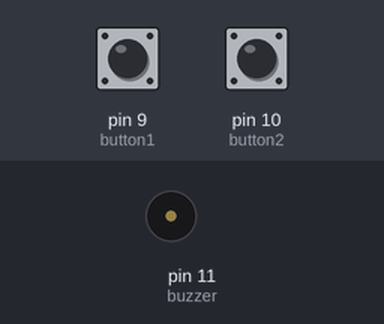
This sketch was run on a simulated Arduino Uno, built with avr-gcc and run on an emulated ATmega328P. On the bench: buzzer (waves = sounding, pin HIGH). Inputs (shaded band) come from the test bench; at power-on: pin 10 (button2) LOW, pin 9 (button1) HIGH.

Above: at 1.2 s.
1.3 s: pin 10 (button2) pulled HIGH for 0.15 s
At 1.37 s:
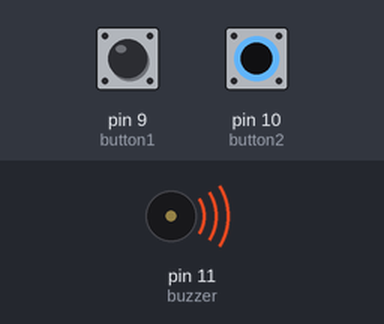
2.9 s: pin 10 (button2) pulled HIGH for 3.2 s
At 7.5 s:
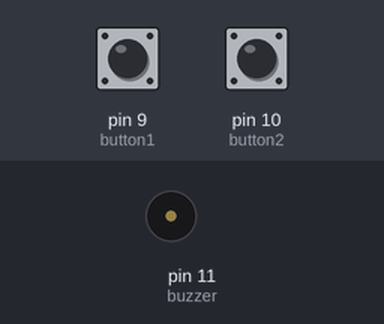
Timing chart, 0 to 9.0 s (numbered marks = the images above; inputs shaded):
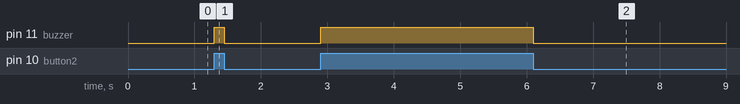

Measured:
- after the input at 1.3 s, pin 11 (buzzer): LOW → HIGH at once, → LOW 0.15 s later
- after the input at 2.9 s, pin 11 (buzzer): LOW → HIGH at once, → LOW 3.2 s later

The sketch:

sc2.ino
```cpp
// Wiring code generated from an ArduinoML model
// Application name: sc2

long debounce = 200;

enum STATE {on, off};
STATE currentState = off;

boolean button1BounceGuard = false;
long button1LastDebounceTime = 0;

boolean button2BounceGuard = false;
long button2LastDebounceTime = 0;

void setup(){
  pinMode(9, INPUT);  // button1 [Sensor]
  pinMode(10, INPUT);  // button2 [Sensor]
  pinMode(11, OUTPUT); // buzzer [Actuator]
}

void loop() {
	switch(currentState){
		case on:
			digitalWrite(11,HIGH);
			button1BounceGuard = millis() - button1LastDebounceTime > debounce;
			button2BounceGuard = millis() - button2LastDebounceTime > debounce;
			if((digitalRead(9) == LOW && button1BounceGuard) || (digitalRead(10) == LOW && button2BounceGuard)) {
				button1LastDebounceTime = millis();
				currentState = off;
			}
		break;
		case off:
			digitalWrite(11,LOW);
			button1BounceGuard = millis() - button1LastDebounceTime > debounce;
			button2BounceGuard = millis() - button2LastDebounceTime > debounce;
			if((digitalRead(9) == HIGH && button1BounceGuard) && (digitalRead(10) == HIGH && button2BounceGuard)) {
				button1LastDebounceTime = millis();
				currentState = on;
			}
		break;
	}
}
```
